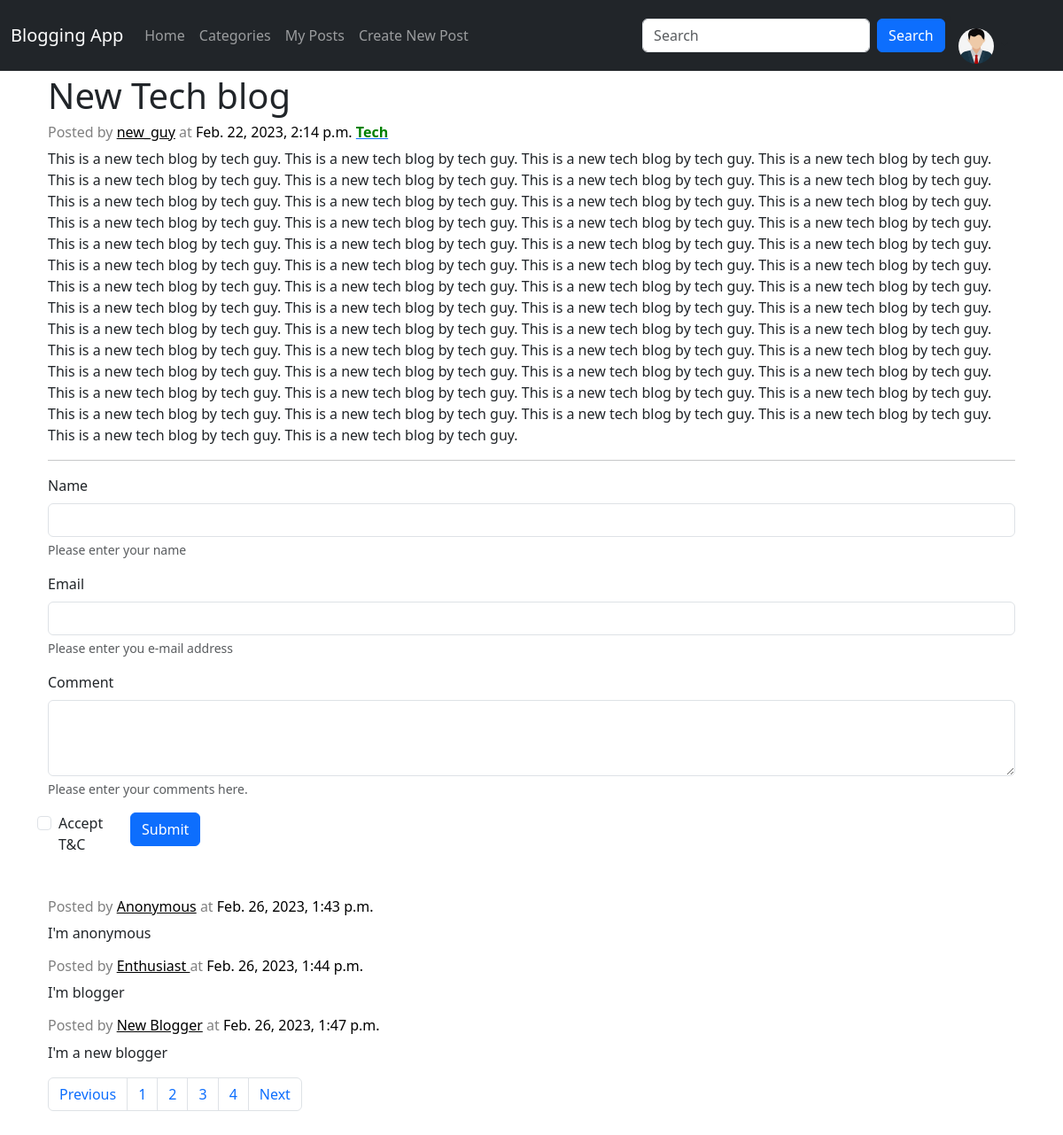
/main/post_detail/1/?comment_page=2, run on the app's committed database.
### main/models.py (models this page shows, shortened)
class PostData(models.Model):
    Title = models.CharField(max_length=200)
    Author = models.ForeignKey(User, on_delete=models.SET_NULL, null=True)
    Category = models.CharField(max_length=100,choices=[('Cooking','Cooking'),('Entertainment','Entertainment'),('Tech','Tech'),('News','News')])
    Body = models.TextField()
    Time = models.DateTimeField(null = True,auto_now = True)

class CommentData(models.Model):
    Author = models.ForeignKey(User, on_delete=models.SET_NULL, null=True, blank=True)
    Post = models.ForeignKey(PostData, on_delete=models.CASCADE)
    Name = models.CharField(max_length=100, default="Anonymous")
    Email = models.EmailField(null=True, blank=True)
    Comment = models.TextField()
    Time = models.DateTimeField(null = True,auto_now = True)

### main/views.py (the view, shortened to what this page needs)
# urls.py: path('post_detail/<int:primary_key>/', views.post_detail, name="post_detail"),
def post_detail(request, primary_key):
    current_user = request.user
    try:
        current_post = PostData.objects.get(pk=primary_key)
    except:
        current_post = None
    filtered_comments = CommentData.objects.filter(Post=current_post)
    if request.method=='GET':
        try:
            comment_page = request.GET.get('comment_page', 1)
        except:
            comment_page = 1
    else:
        comment_page = 1
    paginator = Paginator(filtered_comments, 3)
    try:
        comment_data = paginator.page(comment_page)
    except:
        comment_data = paginator.page(1)
    logged_in = current_user.is_authenticated
    return render(request, 'main/post_detail.html', {"current_post": current_post, "logged_in": logged_in, "comment_data": comment_data})

### templates/main/post_detail.html (shortened to what this page needs)
{%extends "main/base.html"%}
{%block content%}
<div class="container" style="margin-top: 3%; margin-bottom: 5%;">
{% if current_post %}
    <h1>{{current_post.Title}}</h1>
<h6 style="color: grey;">Posted by <a href="#" style="color: black;">{{current_post.Author.username}}</a> at <a style="color: black;">{{current_post.Time}}</a> <a href="#"><b style="color: green;">{{current_post.Category}}</b></a></h6>
<p>{{current_post.Body}}</p>
<hr>
<form method="POST" style="margin-bottom: 3%;">
    {% if not logged_in %}
    <div class="mb-3">
        <label for="name" class="form-label">Name</label>
        <input name="name" type="text" class="form-control" id="name">
        <div id="nameHelp" class="form-text">Please enter your name</div>
      </div>
      <div class="mb-3">
        <label for="email" class="form-label">Email</label>
        <input name="email" type="email" class="form-control" id="email">
        <div id="emailHelp" class="form-text">Please enter you e-mail address</div>
      </div>
      {% endif %}
    <div class="mb-3 col" style="margin-bottom: 3;">
        <label for="comment" class="form-label">Comment</label>
        <textarea class="form-control" name="comment" id="comment" rows="3"></textarea>
        <div id="commentHelp" class="form-text">Please enter your comments here.</div>
      </div>
    <div class="row">
        <div class="mb-3 form-check col-1">
        <input type="checkbox" class="form-check-input" id="exampleCheck1">
        <label class="form-check-label" for="exampleCheck1">Accept T&C</label>
        </div>
        <div class="col-2">
        <button type="submit" class="btn btn-primary">Submit</button>
        </div>
    </div>
  </form>
  {% for comment in comment_data %}
  <h6 style="color: grey;">Posted by <a href="#" style="color: black;">{{comment.Name}}</a> at <a style="color: black;">{{comment.Time}}</a></h6>
    <div style="max-width: 80%;">
        <p>{{comment.Comment}}</p>
    </div>
    {% endfor %}
    <ul class="pagination">
        {% if comment_data.has_previous %}
        <li class="page-item"><a class="page-link" href="?comment_page={{ comment_data.previous_page_number }}">Previous</a></li>
        {% endif %}
        {% for i in comment_data.paginator.page_range %}
        <li class="page-item"><a class="page-link" href="?comment_page={{i}}">{{i}}</a></li>
        {% endfor %}
        {% if comment_data.has_next %}
        <li class="page-item"><a class="page-link" href="?comment_page={{ comment_data.next_page_number }}">Next</a></li>
        {% endif %}
      </ul>
{% else %}
<h1>Page Unavailable</h1>
{% endif %}
</div>
{%endblock%}

### data on the page
PostData: Title "New Tech blog", Author.username "new_guy", Time "Feb. 22, 2023, 2:14 p.m.", Category "Tech", Body "This is a new tech blog by tech guy. This is a new tech blog by tech guy. This is a new tech blog by tech guy. This is a new tech blog by tech guy. This is a new tech blog by tech guy. This is a new tech blog by tech guy. This is a new tech blog by tech guy. This is a new tech blog by tech guy. This is a new tech blog by tech guy. This is a new tech blog by tech guy. This is a new tech blog by tech guy. This is a new tech blog by tech guy. This is a new tech blog by tech guy. This is a new tech blog by tech guy. This is a new tech blog by tech guy. This is a new tech blog by tech guy. This is a new tech blog by tech guy. This is a new tech blog by tech guy. This is a new tech blog by tech…"
CommentData: Name "Anonymous", Time "Feb. 26, 2023, 1:43 p.m.", Comment "I'm anonymous"
CommentData: Name "Enthusiast", Time "Feb. 26, 2023, 1:44 p.m.", Comment "I'm blogger"
CommentData: Name "New Blogger", Time "Feb. 26, 2023, 1:47 p.m.", Comment "I'm a new blogger"

### other printed values
{{ i }} "1" "2" "3" "4"
